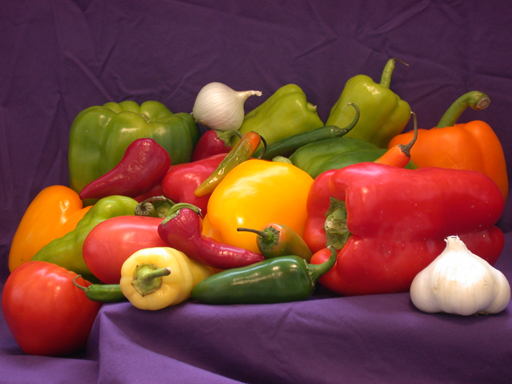
#> input picture Industrial_vision/20-08-2026/peppers.png, 512 x 384 px
$ jupyter execute defect_segmentation.ipynb
#> lines starting #> are read from the running program, lines starting #| are printed output that depends on the picture; after the words box and inside, x2 and y2 are one past the last pixel; in counts of white or black regions, pixels touching at a corner belong together
[cell 1]
import cv2
import matplotlib.pyplot as plt

img = cv2.imread('peppers.png', cv2.IMREAD_GRAYSCALE)
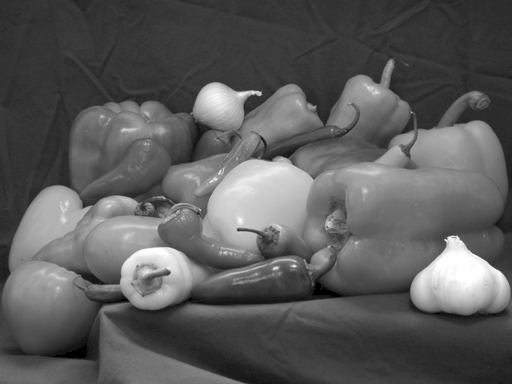
#> img: shape (384, 512); min 0, max 255, mean 90.7

_, otsu_thresh = cv2.threshold(img, 0, 255, cv2.THRESH_BINARY + cv2.THRESH_OTSU)
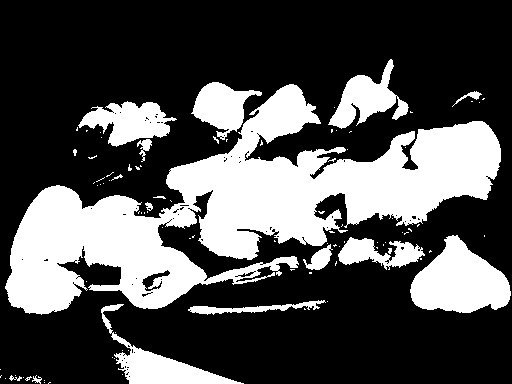
#> otsu_thresh: shape (384, 512); 31.4% white; 96 white regions (79 under 20 px), largest, box (x1, y1, x2, y2) and area: (5, 84, 501, 315) 43763, (410, 235, 511, 313) 4984, (101, 304, 244, 384) 2737


adaptive_thresh = cv2.adaptiveThreshold(
    img, 255, cv2.ADAPTIVE_THRESH_GAUSSIAN_C, cv2.THRESH_BINARY, 11, 2
)
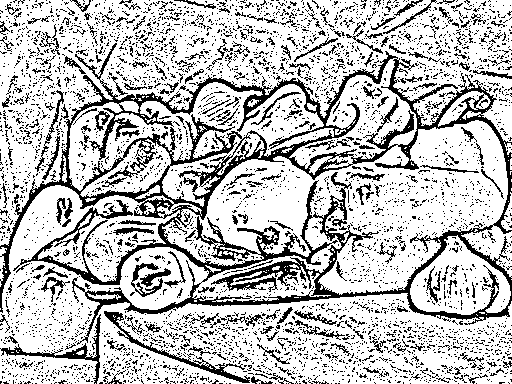
#> adaptive_thresh: shape (384, 512); 74.9% white; black in thin lines or dots

# 4. Display the results
plt.figure(figsize=(12, 4))
plt.subplot(1, 3, 1), plt.imshow(img, cmap='gray'), plt.title('Original Surface')
plt.subplot(1, 3, 2), plt.imshow(otsu_thresh, cmap='gray'), plt.title("Otsu's Threshold")
plt.subplot(1, 3, 3), plt.imshow(adaptive_thresh, cmap='gray'), plt.title('Adaptive Threshold')
plt.tight_layout()
plt.show()
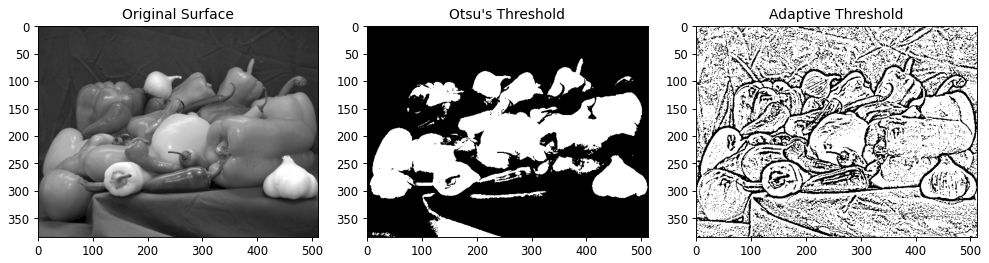
#> figure drawn by matplotlib, 3 panels

[cell 2]
import numpy as np
import matplotlib.pyplot as plt
import cv2

# Load image
img = cv2.imread('peppers.png', cv2.IMREAD_GRAYSCALE)
h, w = img.shape
#> h = 384; w = 512

# 1. Compute histogram manually
hist = np.zeros(256)
for i in range(h):
    for j in range(w):
        val = img[i, j]
        hist[val] = hist[val] + 1
#> after the loop, hist = 256 values, max 18623 at index 50, min 0 at index 1, mean 768

# 2. Find best threshold
best_thresh = 0
max_variance = 0.0
total_pixels = h * w
#> total_pixels = 196608

for t in range(256):
    # Background stats
    weight_b = 0.0
    sum_b = 0.0
    for i in range(t):
        weight_b = weight_b + hist[i]
        sum_b = sum_b + (i * hist[i])

    if weight_b == 0:
        continue
    mean_b = sum_b / weight_b

    # Foreground stats
    weight_f = 0.0
    sum_f = 0.0
    for i in range(t, 256):
        weight_f = weight_f + hist[i]
        sum_f = sum_f + (i * hist[i])

    if weight_f == 0:
        break
    mean_f = sum_f / weight_f

    # Between-class variance
    variance = weight_b * weight_f * ((mean_b - mean_f) ** 2)

    if variance > max_variance:
        max_variance = variance
        best_thresh = t
#> after the loop, best_thresh = 108; max_variance = 6.78e+13

print("Otsu Threshold Value:", best_thresh)
#| Otsu Threshold Value: 108

# 3. Create binary image
otsu_thresh = np.zeros_like(img)
for i in range(h):
    for j in range(w):
        if img[i, j] > best_thresh:
            otsu_thresh[i, j] = 255

# 4. Display output
plt.figure(figsize=(10, 4))
plt.subplot(1, 2, 1), plt.imshow(img, cmap='gray'), plt.title('Original')
plt.subplot(1, 2, 2), plt.imshow(otsu_thresh, cmap='gray'), plt.title('Otsu Threshold')
plt.tight_layout()
plt.show()
